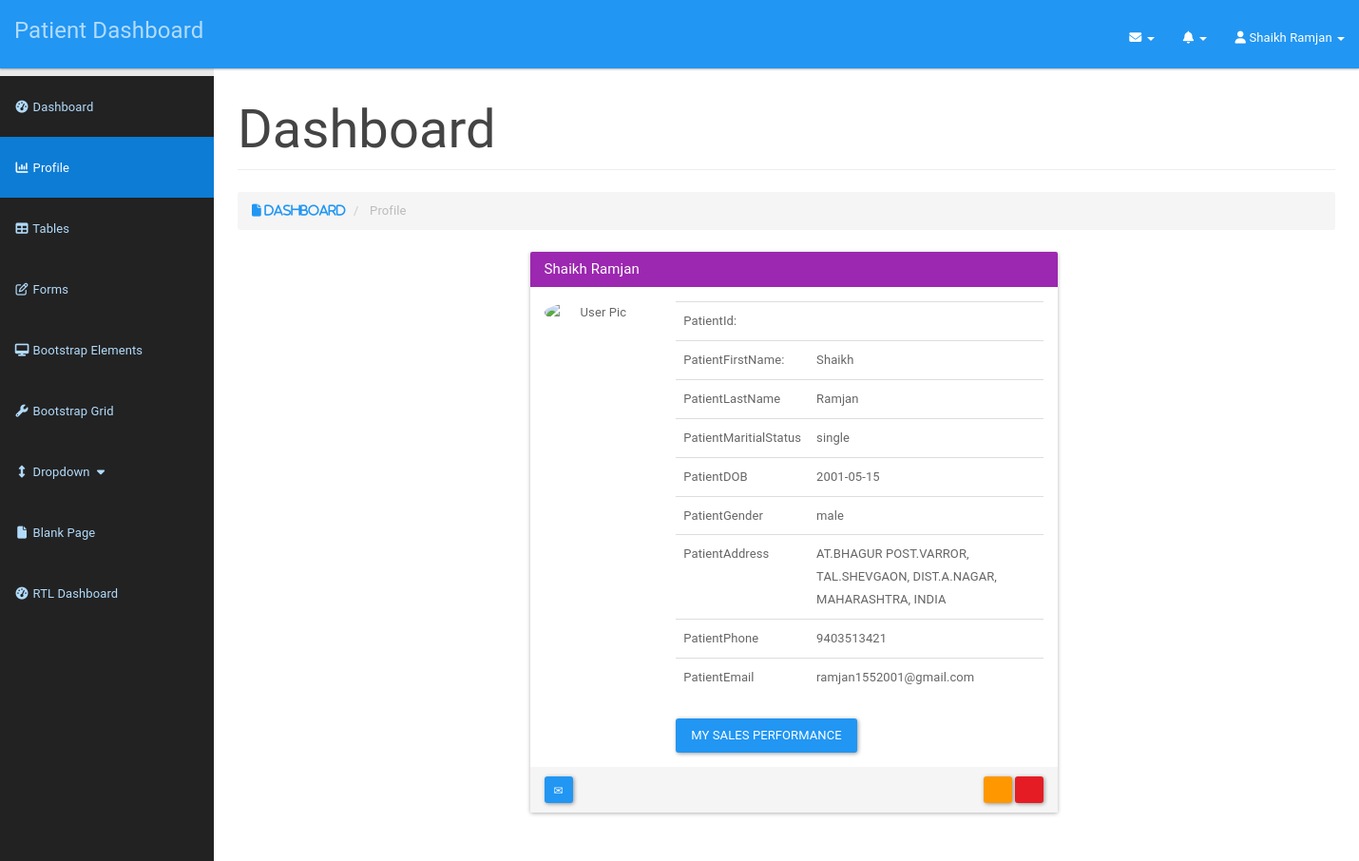
The app's page /patientprofile.php (signed in) with its own data.
### tables this page shows
CREATE TABLE `patient` (
  `icPatient` bigint(12) NOT NULL,
  `password` varchar(20) NOT NULL,
  `patientFirstName` varchar(20) NOT NULL,
  `patientLastName` varchar(20) NOT NULL,
  `patientMaritialStatus` varchar(10) NOT NULL,
  `patientDOB` date NOT NULL,
  `patientGender` varchar(10) NOT NULL,
  `patientAddress` varchar(100) NOT NULL,
  `patientPhone` varchar(15) NOT NULL,
  `patientEmail` varchar(100) NOT NULL
);

### patientprofile.php (the view, shortened to what this page needs)
<?php
$res=mysqli_query($con,"SELECT * FROM patient WHERE icPatient=".$_SESSION['patientSession']);
$userRow=mysqli_fetch_array($res,MYSQLI_ASSOC);
?>
<!DOCTYPE html>
<html lang="en">
    <head>
        <link href="assets/css/style.css" rel="stylesheet">
        <link href="assets/css/material.css" rel="stylesheet">
        <link href="assets/css/sb-admin.css" rel="stylesheet">
        <link href="assets/font-awesome/css/font-awesome.min.css" rel="stylesheet" type="text/css">
    </head>
    <body>
        <div id="wrapper">
            <nav class="navbar navbar-inverse navbar-fixed-top" role="navigation">
                <div class="navbar-header">
                    <a class="navbar-brand" href="patientdashboard.html">Patient Dashboard</a>
                </div>
                <ul class="nav navbar-right top-nav">
                    <li class="dropdown">
                        <a href="#" class="dropdown-toggle" data-toggle="dropdown"><i class="fa fa-envelope"></i> <b class="caret"></b></a>
                    </li>
                    <li class="dropdown">
                        <a href="#" class="dropdown-toggle" data-toggle="dropdown"><i class="fa fa-bell"></i> <b class="caret"></b></a>
                    </li>
                    <li class="dropdown">
                        <a href="#" class="dropdown-toggle" data-toggle="dropdown"><i class="fa fa-user"></i> <?php echo $userRow['patientFirstName']; ?> <?php echo $userRow['patientLastName']; ?> <b class="caret"></b></a>
                    </li>
                </ul>
                <div class="collapse navbar-collapse navbar-ex1-collapse">
                    <ul class="nav navbar-nav side-nav">
                        <li>
                            <a href="patientdashboard.php"><i class="fa fa-fw fa-dashboard"></i> Dashboard</a>
                        </li>
                        <li class="active">
                            <a href="patientprofile.php"><i class="fa fa-fw fa-bar-chart-o"></i> Profile</a>
                        </li>
                        <li>
                            <a href="tables.html"><i class="fa fa-fw fa-table"></i> Tables</a>
                        </li>
                        <li>
                            <a href="forms.html"><i class="fa fa-fw fa-edit"></i> Forms</a>
                        </li>
                        <li>
                            <a href="bootstrap-elements.html"><i class="fa fa-fw fa-desktop"></i> Bootstrap Elements</a>
                        </li>
                        <li>
                            <a href="bootstrap-grid.html"><i class="fa fa-fw fa-wrench"></i> Bootstrap Grid</a>
                        </li>
                        <li>
                            <a href="javascript:;" data-toggle="collapse" data-target="#demo"><i class="fa fa-fw fa-arrows-v"></i> Dropdown <i class="fa fa-fw fa-caret-down"></i></a>
                        </li>
                        <li>
                            <a href="blank-page.html"><i class="fa fa-fw fa-file"></i> Blank Page</a>
                        </li>
                        <li>
                            <a href="patientdashboard-rtl.html"><i class="fa fa-fw fa-dashboard"></i> RTL Dashboard</a>
                        </li>
                    </ul>
                </div>
            </nav>
            <div id="page-wrapper">
                <div class="container-fluid">
                    <div class="row">
                        <div class="col-lg-12">
                            <h1 class="page-header">
                            Dashboard
                            </h1>
                            <ol class="breadcrumb">
                                <li class="active">
                                    <a href="patientdashboard.php"><i class="fa fa-file"> Dashboard</a></i>
                                </li>
                                <li class="active"> Profile</li>
                            </ol>
                        </div>
                    </div>
                    <div class="container">
                        <div class="row">
                            <div class="col-xs-12 col-sm-12 col-md-6 col-lg-6 col-xs-offset-0 col-sm-offset-0 col-md-offset-3 col-lg-offset-3 toppad" >
                                <div class="panel panel-info">
                                    <div class="panel-heading">
                                        <h3 class="panel-title"><?php echo $userRow['patientFirstName']; ?> <?php echo $userRow['patientLastName']; ?></h3>
                                    </div>
                                    <div class="panel-body">
                                        <div class="row">
                                            <div class="col-md-3 col-lg-3 " align="center"> <img alt="User Pic" src="C:\xampp\htdocs\doctorappointmentsystem\assets\img" class="img-circle img-responsive"> </div>
                                            <form action="<?php echo $editFormAction; ?>" method="post" name="form1" id="form1">
                                                <div class=" col-md-9 col-lg-9 ">
                                                    <table class="table table-user-information" align="center">
                                                        <tbody>
                                                            <tr>
                                                                <td>PatientId:</td>
                                                                <td><?php echo $userRow['patientId']; ?></td>
                                                            </tr>
                                                            <tr>
                                                                <td>PatientFirstName:</td>
                                                                <td><?php echo $userRow['patientFirstName']; ?></td>
                                                            </tr>
                                                            <tr>
                                                                <td>PatientLastName</td>
                                                                <td><?php echo $userRow['patientLastName']; ?></td>
                                                            </tr>
                                                            <tr>
                                                                <td>PatientMaritialStatus</td>
                                                                <td><?php echo $userRow['patientMaritialStatus']; ?></td>
                                                            </tr>
                                                            <tr>
                                                                <td>PatientDOB</td>
                                                                <td><?php echo $userRow['patientDOB']; ?></td>
                                                            </tr>
                                                            <tr>
                                                                <td>PatientGender</td>
                                                                <td><?php echo $userRow['patientGender']; ?></td>
                                                            </tr>
                                                            <tr>
                                                                <td>PatientAddress</td>
                                                                <td><?php echo $userRow['patientAddress']; ?>
                                                                </td>
                                                            </tr>
                                                            <tr>
                                                                <td>PatientPhone</td>
                                                                <td><?php echo $userRow['patientPhone']; ?>
                                                                </td>
                                                            </tr>
                                                            <tr>
                                                                <td>PatientEmail</td>
                                                                <td><?php echo $userRow['patientEmail']; ?>
                                                                </td>
                                                            </tr>
                                                        </tbody>
                                                    </table>
                                                    <a href="#" class="btn btn-primary">My Sales Performance</a>
                                                </div>
                                            </form>
                                            </div>
                                        </div>
                                        <div class="panel-footer">
                                            <a data-original-title="Broadcast Message" data-toggle="tooltip" type="button" class="btn btn-sm btn-primary"><i class="glyphicon glyphicon-envelope"></i></a>
                                            <span class="pull-right">
                                                <a href="edit.html" data-original-title="Edit this user" data-toggle="tooltip" type="button" class="btn btn-sm btn-warning"><i class="glyphicon glyphicon-edit"></i></a>
                                                <a data-original-title="Remove this user" data-toggle="tooltip" type="button" class="btn btn-sm btn-danger"><i class="glyphicon glyphicon-remove"></i></a>
                                            </span>
                                        </div>
                                    </div>
                                </div>
                            </div>
                        </div>
                    </div>
                </div>
            </div>
        </body>
    </html>

### style.css (style rules this page uses)
body { background-color: #EAEAEA !important; }
.navbar { margin-bottom: 0px !important; }

### sb-admin.css (style rules this page uses)
body { margin-top: 100px; background-color: #222; }
@media (min-width:768px) { body { margin-top: 50px; } }
#wrapper { padding-left: 0; }
#page-wrapper { min-height: 900px !important; width: 100%; padding: 0; background-color: #fff; }
@media (min-width:768px) { #wrapper { padding-left: 225px; } }
@media (min-width:768px) { #page-wrapper { padding: 10px; } }
.top-nav { padding: 0 15px; }
.top-nav>li { display: inline-block; float: left; }
.top-nav>li>a { padding-top: 17px; padding-bottom: 10px; line-height: 45px; color: white; }
@media (min-width:768px) { .side-nav { position: fixed; top: 80px; left: 225px; width: 225px; margin-left: -225px; border: none; border-radius: 0; overflow-y: auto; background-color: #222; bottom: 0; overflow-x: hidden; padding-bottom: 40px; } }
@media (min-width:768px) { .side-nav>li>a { width: 225px; } }

### records on screen
patient: patientFirstName "Shaikh", patientLastName "Ramjan", patientMaritialStatus "single", patientDOB "2001-05-15", patientGender "male", patientAddress "AT.BHAGUR POST.VARROR, TAL.SHEVGAON, DIST.A.NAGAR, MAHARASHTRA, INDIA", patientPhone "9403513421", patientEmail "ramjan1552001@gmail.com"
